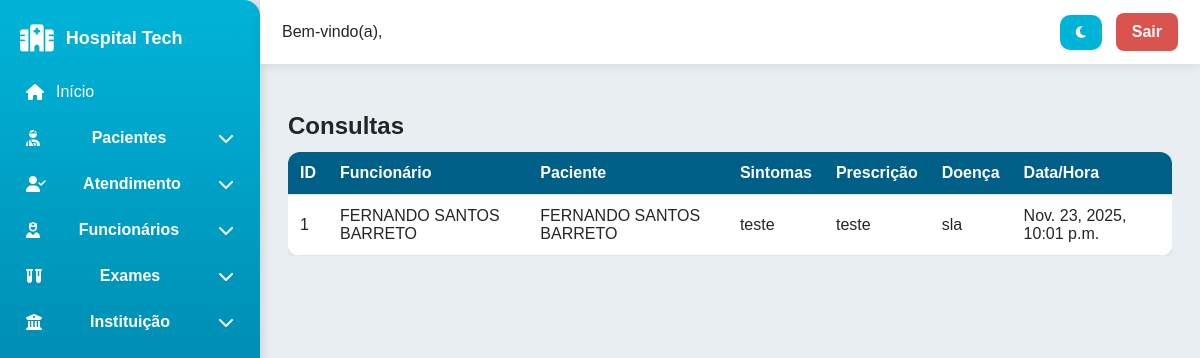
The page /sistema/consultar-consulta/ (signed in) on the database its author committed.
### hospitalCC/models.py (models this page shows, shortened)
class Consulta_medico_paciente(models.Model):
    id_consulta = models.AutoField(primary_key=True)
    funcionario = models.ForeignKey(Funcionario, on_delete=models.PROTECT)
    paciente = models.ForeignKey(Paciente, on_delete=models.PROTECT)
    sintomas = models.TextField()
    prescricao_medica = models.TextField()
    data_hora = models.DateTimeField(auto_now_add=True)
    doenca = models.CharField(max_length=100, blank=True)

class Funcionario(models.Model):
    id_func = models.AutoField(primary_key=True)
    nome = models.CharField(max_length=100)
    login = models.CharField(max_length=50, unique=True)
    is_medico = models.BooleanField(default=False)
    senha = models.CharField(max_length=128)
    cargo = models.ForeignKey(Cargo, on_delete=models.PROTECT)

class Paciente(models.Model):
    CPF = models.CharField(max_length=11, primary_key=True)
    nome = models.CharField(max_length=100)
    data_nasc = models.DateField()
    endereco = models.CharField(max_length=255)
    tel_paciente = models.CharField(max_length=15)
    tel_responsavel = models.CharField(max_length=15)

### hospitalCC/views.py (the view)
    def wrapper(request, *args, **kwargs):
        if not request.session.get("usuario_id"):
            return redirect("login")
        return view_func(request, *args, **kwargs)

### hospitalCC/views.py (called while the page is built)
def require_login(view_func):
    def wrapper(request, *args, **kwargs):
        if not request.session.get("usuario_id"):
            return redirect("login")
        return view_func(request, *args, **kwargs)
    return wrapper

@require_login
def consultar_consulta(request):
    dados = Consulta_medico_paciente.objects.select_related('funcionario', 'paciente').all()
    return render(request, 'consultar/consulta.html', {'dados': dados})

### hospitalCC/TEMPLATES/consultar/consulta.html (shortened to what this page needs)
{% extends 'baseFuncionario.html' %}
{% block content %}
<h2>Consultas</h2>
<div class="table-container">
<table>
<thead><tr><th>ID</th><th>Funcionário</th><th>Paciente</th><th>Sintomas</th><th>Prescrição</th><th>Doença</th><th>Data/Hora</th></tr></thead>
<tbody>
{% for item in dados %}
<tr>
<td>{{ item.id_consulta }}</td>
<td>{{ item.funcionario.nome }}</td>
<td>{{ item.paciente.nome }}</td>
<td>{{ item.sintomas }}</td>
<td>{{ item.prescricao_medica }}</td>
<td>{{ item.doenca }}</td>
<td>{{ item.data_hora }}</td>
</tr>
{% empty %}
<tr><td colspan="7">Nenhuma consulta encontrada.</td></tr>
{% endfor %}
</tbody>
</table>
</div>
{% endblock %}

### hospitalCC/static/css/style.css (style rules this page uses)
:root { --bg: #ffffff; --bg-secondary: #f5f5f5; --text: #222; --border: #ddd; --primary: #0066ff; }
body { background: var(--bg); color: var(--text); transition: background 0.25s ease, color 0.25s ease; }
.card, .sidebar, .topbar, table, input, select, textarea { transition: background 0.25s ease, color 0.25s ease, border 0.25s ease; }
:root { --primary: #00B4D8; --primary-dark: #005F87; --accent: #CAF0F8; --bg: #E9EEF2; --bg-card: #FFFFFF; --text: #252525; --text-light: #6A6A6A; --border: #DDE5EA; --shadow: rgba(0,0,0,0.08); --shadow-strong: rgba(0,0,0,0.12); --radius: 10px; --radius-lg: 14px; --transition: 0.22s ease; }
* { box-sizing:border-box; margin:0; padding:0; font-family:'Poppins',Arial,sans-serif; }
html,body { width:100%; height:100%; background:var(--bg); color:var(--text); transition:var(--transition); }
body { display:flex; overflow-x:hidden; }
.table-container { overflow-x:auto; margin-top:12px; }
table { width:100%; border-collapse:collapse; background:var(--bg-card); border-radius:12px; overflow:hidden; box-shadow:0 2px 10px var(--shadow); }
thead { background:var(--primary-dark); color:#fff; }
th,td { padding:12px; border-bottom:1px solid var(--border); text-align:left; }
tbody tr { background: var(--bg-card) !important; color: var(--text) !important; }

### rows shown on the page
Consulta_medico_paciente: id_consulta "1", funcionario.nome "FERNANDO SANTOS BARRETO", paciente.nome "FERNANDO SANTOS BARRETO", sintomas "teste", prescricao_medica "teste", doenca "sla", data_hora "Nov. 23, 2025, 10:01 p.m."
